Frame 1 (no input): blank canvas, image omitted
Frame 60 (the mouse pressed at the canvas centre just before this capture): blank canvas, image omitted
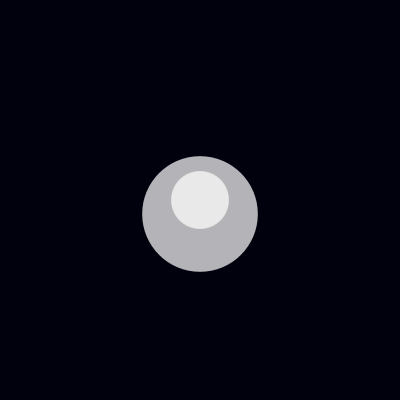
Frame 120 (the mouse held since frame 60 and released just before this capture)

The Processing sketch whose frames 1 and 60 were blank and that drew this single picture after the mouse press (run headless with seeded random() and noise(); from frame 60 on, the mouse is pressed at the canvas centre):

// Processing sketch: sketch_20_123
// ── sketch_20_123.pde

//exercise 20.1 

int x = 0;
int b = 150;

void setup() {
  size(400, 400);
  fill(255, 180);
  frameRate(24); 
  println(frameCount);          //exercise 20.2
  noStroke();
  //noLoop();                   //exercise 20.3 
}

void draw() {      
  background(b);
  float radius = random(mouseX/2, mouseX);
  b += 1;
  ellipse(mouseX, mouseY, radius/2, radius/2);
  x += 1;
  ellipse(200, x-25, radius, radius);
  x += 1;
  if (x > 250) {
    x = -25;
  }
}
